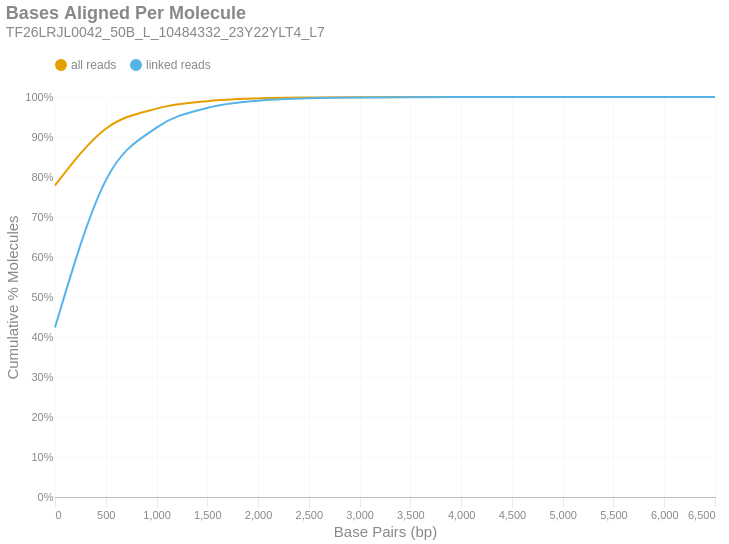

The code cell stored with this chart in its notebook:
### Markdown cell above
### Bases Aligned Per Molecule
This is a cumulative frequency distribution showing the number of base pairs aligned per unique molecule. These data are shown in 500 bp bins. There are two distributions: one with `all reads` (yellow) and another with only `linked reads` (blue). The percent of molecules in the `linked reads` distribution is relative to the total number of linked molecules.

### Code cell
if SKIPLR:
    print_html(f"Skipped")
else:
    binned_df = consolidated_hist(valids['aligned_bp'], mask, 500, True)
    with SafeRender(binned_df):
        (
            density_plot(binned_df, 'Bases Aligned Per Molecule', samplename, 'basesper')
            .encode(
                x=alt.X('bin:Q', title="Base Pairs (bp)").axis(tickMinStep=500).scale(padding=0),
                y=alt.Y('value:Q', title='Cumulative % Molecules')
                    .axis(format='%')
                    .scale(domain = [0,1])
                    .stack(False),
                color=alt.Color("key:N").scale(domain = ["all reads", "linked reads"]),
                tooltip = [
                    alt.Tooltip("key:N", title = "Data Type"),
                    alt.Tooltip("range_label:N", title="Bases Aligned Per Molecule"),
                    alt.Tooltip("value:Q", format = ".2%", title="% Molecules (Cum.)")
                ]
            )
        ).display()

### Figure 1 — Vega-Lite specification as saved in the notebook (floating-point values rounded to 4 significant figures)
{"width": "container", "height": 400, "config": {"title": {"anchor": "start", "dy": -15, "fontSize": 18, "color": "#888888", "subtitleColor": "#888888", "subtitleFontSize": 14}, "arc": {"fill": "#0072B2"}, "axis": {"domainColor": "#888888", "domainWidth": 0.5, "gridWidth": 0.2, "grid": false, "titleFontWeight": 400, "titleFontSize": 15, "labelFontSize": 11, "labelColor": "#888888", "tickColor": "#888888", "tickWidth": 0.2, "titleColor": "#888888"}, "axisBand": {"grid": false}, "axisX": {"grid": true, "tickSize": 10, "domainCap": "round"}, "axisY": {"domain": false, "grid": true, "tickSize": 0, "domainCap": "round"}, "background": "transparent", "header": {"labelFontSize": 15, "labelColor": "#888888", "titleFontSize": 15, "titleFontWeight": 600, "titleColor": "#888888"}, "legend": {"labelFont": "sans-serif", "labelFontSize": 12, "labelColor": "#888888", "symbolSize": 100, "symbolType": "circle", "titleFontSize": 12, "titlePadding": 10, "titleColor": "#888888", "title": null, "orient": "top"}, "range": {"category": ["#E69F00", "#56B4E9", "#009E73", "#F0E442", "#0072B2", "#D55E00", "#CC79A7", "#000000"], "diverging": ["#cfe8f3", "#a2d4ec", "#73bfe2", "#46abdb", "#1696d2", "#12719e"]}, "area": {"fill": "#0072B2", "fillOpacity": 0.7, "line": true, "strokeOpacity": 0.7}, "line": {"color": "#0072B2", "stroke": "#0072B2", "strokeWidth": 2}, "trail": {"color": "#0072B2", "stroke": "#0072B2", "strokeWidth": 0, "size": 1}, "point": {"filled": true, "fillOpacity": 1.0, "size": 95}, "text": {"color": "#888888", "fontSize": 11, "align": "right", "fontWeight": 400, "size": 11}, "bar": {"fill": "#0072B2", "stroke": null}, "view": {"stroke": null, "continuousWidth": 660, "continuousHeight": 400}}, "data": {"name": "data-b4a0efaab2bc82a9d4e5ae9c2ea48fbf"}, "mark": {"type": "line", "interpolate": "monotone", "point": {"opacity": 0, "size": 275}}, "encoding": {"color": {"field": "key", "scale": {"domain": ["all reads", "linked reads"]}, "type": "nominal"}, "tooltip": [{"field": "key", "title": "Data Type", "type": "nominal"}, {"field": "range_label", "title": "Bases Aligned Per Molecule", "type": "nominal"}, {"field": "value", "format": ".2%", "title": "% Molecules (Cum.)", "type": "quantitative"}], "x": {"axis": {"tickMinStep": 500}, "field": "bin", "scale": {"padding": 0}, "title": "Base Pairs (bp)", "type": "quantitative"}, "y": {"axis": {"format": "%"}, "field": "value", "scale": {"domain": [0, 1]}, "stack": false, "title": "Cumulative % Molecules", "type": "quantitative"}}, "params": [{"name": "param_c36ac31b6afebe62", "select": {"type": "point", "fields": ["key"]}, "bind": "legend"}], "title": {"text": "Bases Aligned Per Molecule", "subtitle": "TF26LRJL0042_50B_L_10484332_23Y22YLT4_L7"}, "transform": [{"fold": ["all reads (cumsum)", "linked reads (cumsum)"]}, {"calculate": "replace(datum.key, ' (cumsum)', '')", "as": "key"}, {"filter": {"param": "param_c36ac31b6afebe62"}}], "usermeta": {"embedOptions": {"downloadFileName": "TF26LRJL0042_50B_L_10484332_23Y22YLT4_L7.basesper"}}, "$schema": "https://vega.github.io/schema/vega-lite/v6.4.1.json", "datasets": {"data-b4a0efaab2bc82a9d4e5ae9c2ea48fbf": [{"bin": "0.0", "interval": "0.0-500.0", "all reads": 0.7788, "linked reads": 0.4237, "all reads (cumsum)": 0.7788, "linked reads (cumsum)": 0.4237, "range_label": "0-499"}, {"bin": "500.0", "interval": "500.0-1000.0", "all reads": 0.1419, "linked reads": 0.3678, "all reads (cumsum)": 0.9207, "linked reads (cumsum)": 0.7915, "range_label": "500-999"}, {"bin": "1000.0", "interval": "1000.0-1500.0", "all reads": 0.0503, "linked reads": 0.1321, "all reads (cumsum)": 0.971, "linked reads (cumsum)": 0.9236, "range_label": "1000-1499"}, {"bin": "1500.0", "interval": "1500.0-2000.0", "all reads": 0.01862, "linked reads": 0.04899, "all reads (cumsum)": 0.9896, "linked reads (cumsum)": 0.9726, "range_label": "1500-1999"}, {"bin": "2000.0", "interval": "2000.0-2500.0", "all reads": 0.006945, "linked reads": 0.01827, "all reads (cumsum)": 0.9965, "linked reads (cumsum)": 0.9909, "range_label": "2000-2499"}, {"bin": "2500.0", "interval": "2500.0-3000.0", "all reads": 0.002248, "linked reads": 0.005914, "all reads (cumsum)": 0.9988, "linked reads (cumsum)": 0.9968, "range_label": "2500-2999"}, {"bin": "3000.0", "interval": "3000.0-3500.0", "all reads": 0.0007745, "linked reads": 0.002037, "all reads (cumsum)": 0.9995, "linked reads (cumsum)": 0.9988, "range_label": "3000-3499"}, {"bin": "3500.0", "interval": "3500.0-4000.0", "all reads": 0.0002981, "linked reads": 0.0007843, "all reads (cumsum)": 0.9998, "linked reads (cumsum)": 0.9996, "range_label": "3500-3999"}, {"bin": "4000.0", "interval": "4000.0-4500.0", "all reads": 0.0001123, "linked reads": 0.0002955, "all reads (cumsum)": 1.0, "linked reads (cumsum)": 0.9999, "range_label": "4000-4499"}, {"bin": "4500.0", "interval": "4500.0-5000.0", "all reads": 2.636e-05, "linked reads": 6.934e-05, "all reads (cumsum)": 1.0, "linked reads (cumsum)": 1.0, "range_label": "4500-4999"}, {"bin": "5000.0", "interval": "5000.0-5500.0", "all reads": 1.067e-05, "linked reads": 2.807e-05, "all reads (cumsum)": 1.0, "linked reads (cumsum)": 1.0, "range_label": "5000-5499"}, {"bin": "5500.0", "interval": "5500.0-6000.0", "all reads": 4.393e-06, "linked reads": 1.156e-05, "all reads (cumsum)": 1.0, "linked reads (cumsum)": 1.0, "range_label": "5500-5999"}, {"bin": "6000.0", "interval": "6000.0-6500.0", "all reads": 6.276e-07, "linked reads": 1.651e-06, "all reads (cumsum)": 1.0, "linked reads (cumsum)": 1.0, "range_label": "6000-6499"}, {"bin": "6500.0", "interval": "6500.0-7000.0", "all reads": 2.51e-06, "linked reads": 6.604e-06, "all reads (cumsum)": 1.0, "linked reads (cumsum)": 1.0, "range_label": "6500-6999"}]}}
